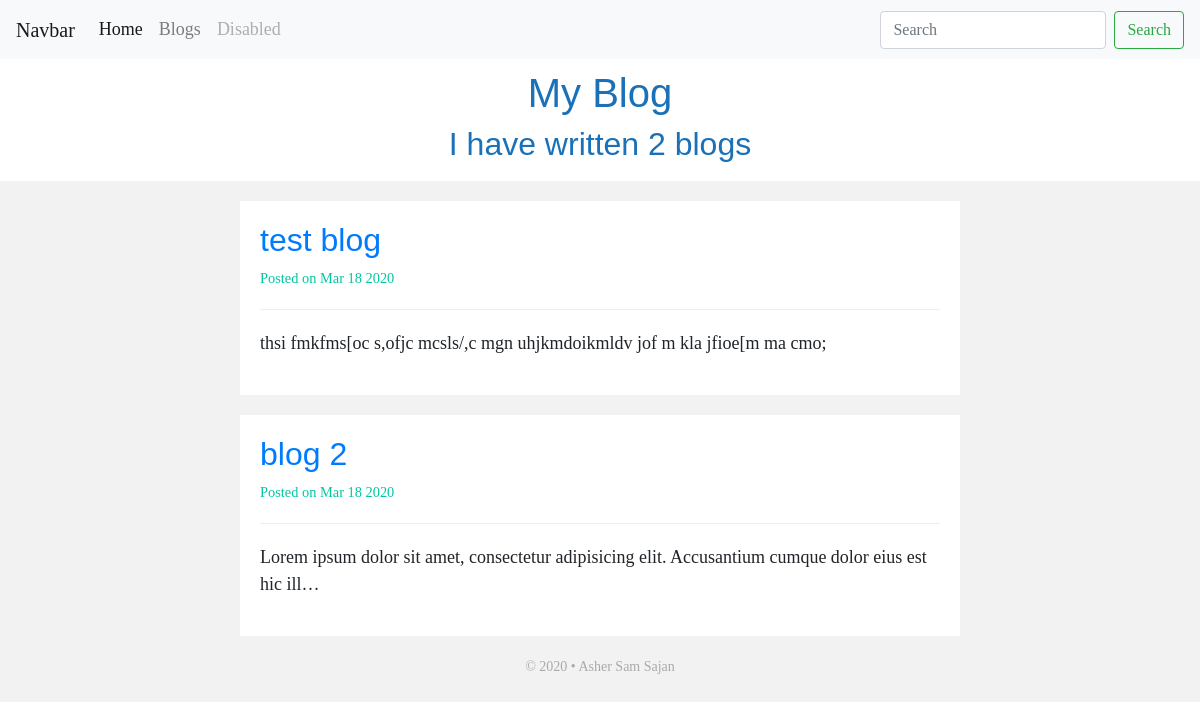
/blog/, run on an earlier commit of the app's database.
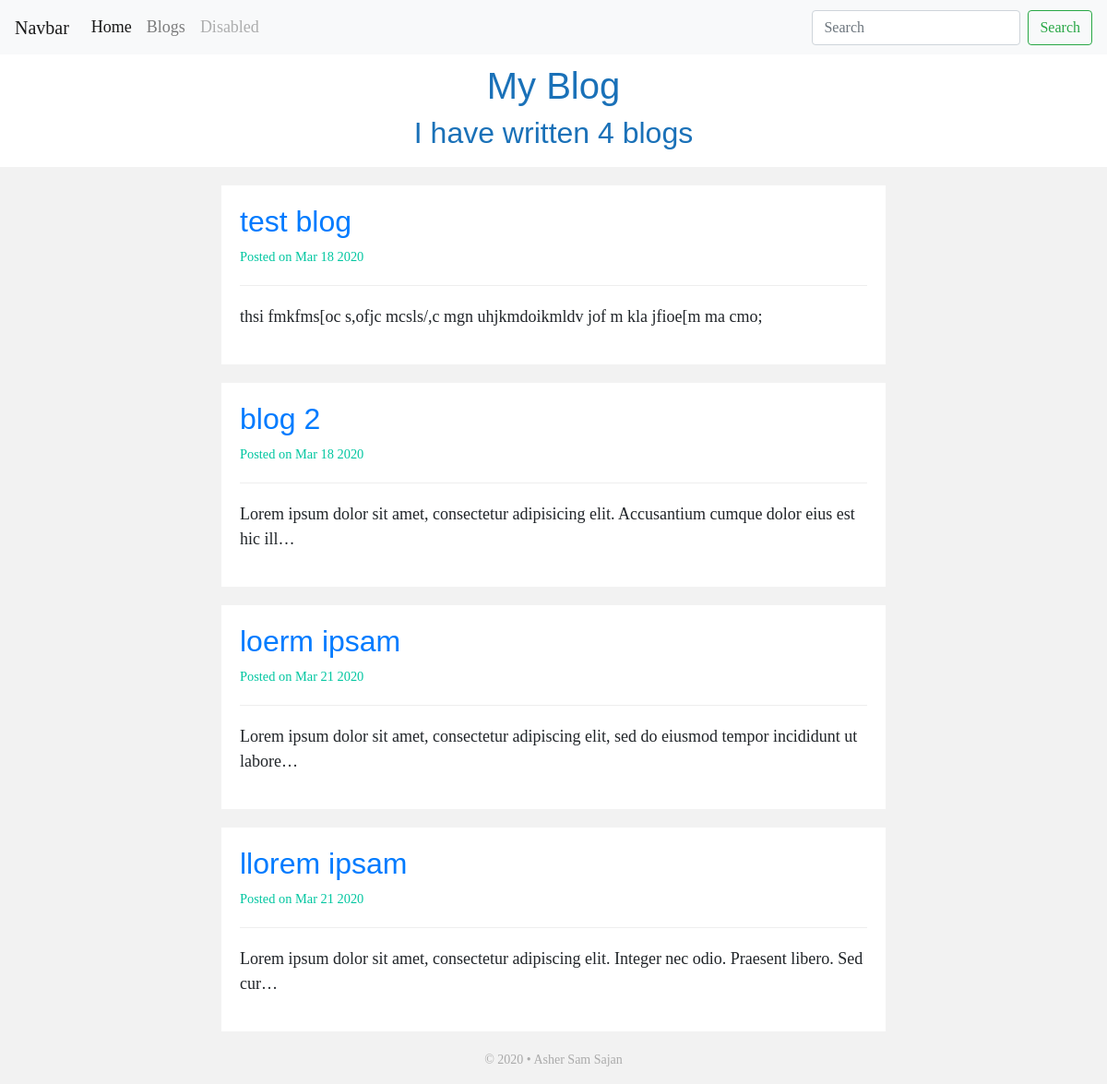
And on a later commit of the database.
### blog/models.py (models this page shows)
class Blog(models.Model):
    title = models.TextField(max_length=200)
    description = models.TextField()
    date = models.DateField()

### blog/views.py (the view)
# urls.py: path('', views.all_blogs, name='all_blogs'),
def all_blogs(request):
    blogs = Blog.objects.all()
    return render(request, 'blog/all_blogs.html', {'blogs': blogs})

### blog/Templates/blog/all_blogs.html (shortened to what this page needs)
<!doctype html>
{% extends 'portfolio/base.html' %}
{% block content %}
{% load static %}
<html>
    <head>
        <link rel='stylesheet' type='text/css' href= "{% static 'portfolio/all_blogs.css' %}">
    </head>
    <body>
            <header>
                <h1>My Blog</h1>
                <h2>I have written {{  blogs.count }} blog{{blogs.count|pluralize}}</h2>
            </header>
            {% for blog in blogs %}
                <div id="container">
                <article>
                    <section class="post-head">
                        <a href="{% url 'blog:details' blog.id%}"> <h2>{{ blog.title }}</h2> </a>
                        <small>Posted on {{ blog.date|date:'M d Y' }}</small>
                    </section>
                    <section class="post-body">
                        <p>{{ blog.description|striptags|truncatechars:100 }}</p>
                    </section>
                </article>
                </div>
            {% endfor %}
            <footer>
                <p>&copy; 2020 &bull; Asher Sam Sajan</p>
            </footer>
    </body>
</html>
{% endblock %}

### portfolio/Templates/Portfolio/base.html (shortened to what this page needs)
<!doctype html>
<html lang="en">
  <head>
    <link rel="stylesheet" href="https://maxcdn.bootstrapcdn.com/bootstrap/4.0.0/css/bootstrap.min.css">
  </head>
  <body>
  <nav class="navbar navbar-expand-lg navbar-light bg-light">
  <a class="navbar-brand" href="#">Navbar</a>
  <div class="collapse navbar-collapse" id="navbarSupportedContent">
    <ul class="navbar-nav mr-auto">
      <li class="nav-item active">
        <a class="nav-link" href="">Home <span class="sr-only">(current)</span></a>
      </li>
      <li class="nav-item">
        <a class="nav-link" href="{% url 'blog:all_blogs' %}">Blogs</a>
      </li>
      <li class="nav-item">
        <a class="nav-link disabled" href="#">Disabled</a>
      </li>
    </ul>
    <form class="form-inline my-2 my-lg-0">
      <input class="form-control mr-sm-2" type="search" placeholder="Search" aria-label="Search">
      <button class="btn btn-outline-success my-2 my-sm-0" type="submit">Search</button>
    </form>
  </div>
</nav>
{% block content %}{% endblock %}
  </body>
</html>

### portfolio/static/portfolio/all_blogs.css (style rules this page uses)
* { margin: 0; padding: 0; }
body { font-size: 18px; font-family: Georgia, Times, serif; background: #f2f2f2; }
h1,h2,h3 { font-family: Helvetica, Arial, sans-serif; }
#container { width: 60%; margin: 0 auto; }
header { text-align: center; background: #fff; color: #1a71b8; padding: 10px; }
article { background: white; padding: 20px; margin: 20px 0; }
article p { margin: 0 0 1em; }
section.post-head small { display: block; margin: 0 0 20px; padding: 0 0 20px; border-bottom: solid 1px #eee; color: #00c6a0; }
footer { text-align: center; color: #aaa; font-size: 14px; }

What changed in the data, as far as the page shows it:
added Blog: title "loerm ipsam", date "Mar 21 2020", description "Lorem ipsum dolor sit amet, consectetur adipiscing elit, sed do eiusmod tempor incididunt ut labore…"
added Blog: title "llorem ipsam", date "Mar 21 2020", description "Lorem ipsum dolor sit amet, consectetur adipiscing elit. Integer nec odio. Praesent libero. Sed cur…"
Also different on the page:
{{ blogs.count }}: "2" → "4"
